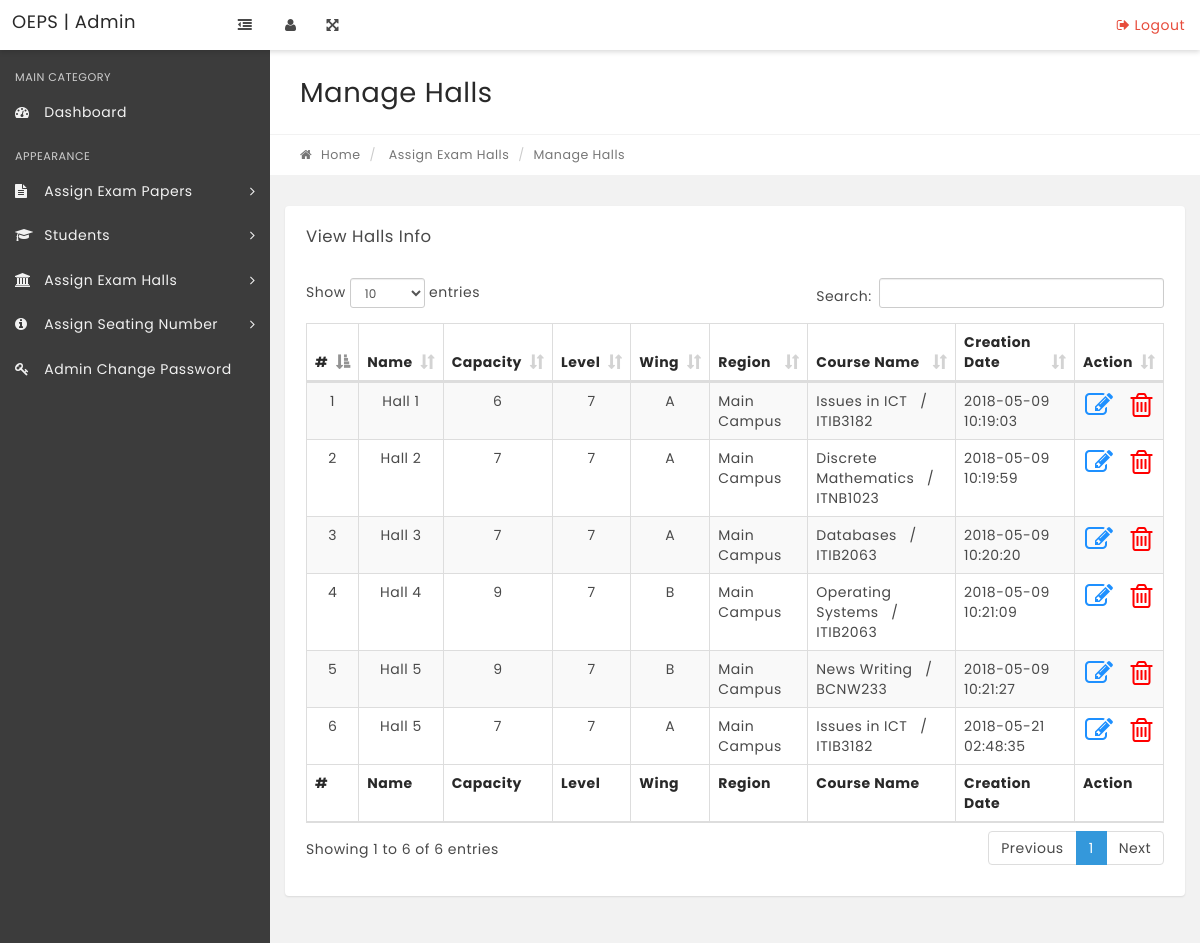
Page /OEPS/manage-halls.php on the committed database.
### tables this page shows
CREATE TABLE `examhall` (
  `HallId` int(11) NOT NULL,
  `HallName` varchar(255) NOT NULL,
  `HallCapacity` int(3) NOT NULL,
  `LevelNumber` int(2) NOT NULL,
  `Wing` varchar(5) NOT NULL,
  `Region` varchar(255) NOT NULL,
  `PaperId` int(11) NOT NULL,
  `StudentNumber` int(11) NOT NULL,
  `CreationDate` timestamp NOT NULL DEFAULT CURRENT_TIMESTAMP,
  `UpdationDate` timestamp NOT NULL DEFAULT '0000-00-00 00:00:00' ON UPDATE CURRENT_TIMESTAMP
);

CREATE TABLE `exampaper` (
  `Paper_id` int(11) NOT NULL,
  `Faculty` varchar(255) NOT NULL,
  `Programme` varchar(255) NOT NULL,
  `CourseName` varchar(100) NOT NULL,
  `CourseCode` varchar(100) NOT NULL,
  `Section` varchar(10) NOT NULL,
  `ExamDate` varchar(100) NOT NULL,
  `StartTime` varchar(100) NOT NULL,
  `EndTime` varchar(100) NOT NULL,
  `Creationdate` timestamp NOT NULL DEFAULT CURRENT_TIMESTAMP,
  `UpdationDate` timestamp NOT NULL DEFAULT '0000-00-00 00:00:00' ON UPDATE CURRENT_TIMESTAMP
);

### OEPS/manage-halls.php (the view, shortened to what this page needs)
<?php
include('includes/config.php');
if(strlen($_SESSION['alogin'])=="")
    {
    header("Location: index.php");
    }
    else{
?>
<!DOCTYPE html>
<html lang="en">
    <head>
        <link rel="stylesheet" href="css/bootstrap.min.css" media="screen" >
        <link rel="stylesheet" href="css/font-awesome.min.css" media="screen" >
        <link rel="stylesheet" href="css/animate-css/animate.min.css" media="screen" >
        <link rel="stylesheet" href="css/lobipanel/lobipanel.min.css" media="screen" >
        <link rel="stylesheet" href="css/prism/prism.css" media="screen" >
        <link rel="stylesheet" type="text/css" href="js/DataTables/datatables.min.css"/>
        <link rel="stylesheet" href="css/main.css" media="screen" >
    </head>
    <body class="top-navbar-fixed">
        <div class="main-wrapper">
   <?php include('includes/topbar.php');?>
            <div class="content-wrapper">
                <div class="content-container">
<?php include('includes/leftbar.php');?>
                    <div class="main-page">
                        <div class="container-fluid">
                            <div class="row page-title-div">
                                <div class="col-md-6">
                                    <h2 class="title">Manage Halls</h2>
                                </div>
                            </div>
                            <div class="row breadcrumb-div">
                                <div class="col-md-6">
                                    <ul class="breadcrumb">
            							<li><a href="dashboard.php"><i class="fa fa-home"></i> Home</a></li>
                                        <li> Assign Exam Halls</li>
            							<li class="active">Manage Halls</li>
            						</ul>
                                </div>
                            </div>
                        </div>
                        <section class="section">
                            <div class="container-fluid">
                                <div class="row">
                                    <div class="col-md-12">
                                        <div class="panel">
                                            <div class="panel-heading">
                                                <div class="panel-title">
                                                    <h5>View Halls Info</h5>
                                                </div>
                                            </div>
                                            <div class="panel-body p-20">
                                                <table id="example" class="display table table-striped table-bordered" cellspacing="0" width="100%">
                                                    <thead>
                                                        <tr>
                                                            <th>#</th>
                                                            <th>Name</th>
                                                            <th>Capacity</th>
                                                            <th>Level</th>
                                                            <th>Wing</th>
                                                            <th>Region</th>
                                                            <th>Course Name</th>
                                                            <th>Creation Date</th>
                                                            <th>Action</th>
                                                        </tr>
                                                    </thead>
                                                    <tfoot>
                                                        <tr>
                                                          <th>#</th>
                                                            <th>Name</th>
                                                            <th>Capacity</th>
                                                            <th>Level</th>
                                                            <th>Wing</th>
                                                            <th>Region</th>
                                                            <th>Course Name</th>
                                                            <th>Creation Date</th>
                                                            <th>Action</th>
                                                        </tr>
                                                    </tfoot>
                                                    <tbody>
<?php $sql = "SELECT examhall.HallName,examhall.HallCapacity,examhall.LevelNumber,examhall.Wing,examhall.Region,examhall.CreationDate,examhall.HallId,exampaper.CourseName,exampaper.CourseCode from examhall join exampaper on exampaper.Paper_id=examhall.PaperId";
$query = $dbh->prepare($sql);
$query->execute();
$results=$query->fetchAll(PDO::FETCH_OBJ);
$cnt=1;
if($query->rowCount() > 0)
{
foreach($results as $result)
{   ?>
<tr>
 <td align="center"><?php echo htmlentities($cnt);?></td>
                                                            <td align="center"><?php echo htmlentities($result->HallName);?></td>
                                                            <td align="center"><?php echo htmlentities($result->HallCapacity);?></td>
                                                            <td align="center"><?php echo htmlentities($result->LevelNumber);?></td>
                                                            <td align="center"><?php echo htmlentities($result->Wing);?></td>
                                                            <td><?php echo htmlentities($result->Region);?></td>
                                                            <td><?php echo htmlentities
                                                            ($result->CourseName);?> &nbsp; / <?php echo htmlentities($result->CourseCode); ?></td>
                                                            <td><?php echo htmlentities($result->CreationDate);?></td>
<td align="center">
<a href="edit-hall.php?hallid=<?php echo htmlentities($result->HallId);?>"><i class="fa fa-edit fa-2x" title="Edit Record" style="color:DodgerBlue ;" ></i> </a> &nbsp;&nbsp;
<a href="manage-halls.php?del=<?php echo $result->HallId; ?>"><i class="fa fa-trash-o fa-2x" title= "Delete row" style="color:red;" onClick="return confirm('Do you really want to delete the Hall from the Exam Halls?');"> </i> </a>
</td>
</tr>
<?php $cnt=$cnt+1;}} ?>
                                                    </tbody>
                                                </table>
                                            </div>
                                        </div>
                                    </div>
                                                </div>
                                            </div>
                                        </div>
                                    </div>
                                </div>
                            </div>
    </body>
</html>
<?php } ?>

### rows in the picture
examhall: HallName "Hall 1", HallCapacity "6", LevelNumber "7", Wing "A", Region "Main Campus", exampaper.CourseName "Issues in ICT", exampaper.CourseCode "ITIB3182", CreationDate "2018-05-09 10:19:03"
examhall: HallName "Hall 2", HallCapacity "7", LevelNumber "7", Wing "A", Region "Main Campus", exampaper.CourseName "Discrete Mathematics", exampaper.CourseCode "ITNB1023", CreationDate "2018-05-09 10:19:59"
examhall: HallName "Hall 3", HallCapacity "7", LevelNumber "7", Wing "A", Region "Main Campus", exampaper.CourseName "Databases", exampaper.CourseCode "ITIB2063", CreationDate "2018-05-09 10:20:20"
examhall: HallName "Hall 4", HallCapacity "9", LevelNumber "7", Wing "B", Region "Main Campus", exampaper.CourseName "Operating Systems", exampaper.CourseCode "ITIB2063", CreationDate "2018-05-09 10:21:09"
examhall: HallName "Hall 5", HallCapacity "9", LevelNumber "7", Wing "B", Region "Main Campus", exampaper.CourseName "News Writing", exampaper.CourseCode "BCNW233", CreationDate "2018-05-09 10:21:27"
examhall: HallName "Hall 5", HallCapacity "7", LevelNumber "7", Wing "A", Region "Main Campus", exampaper.CourseName "Issues in ICT", exampaper.CourseCode "ITIB3182", CreationDate "2018-05-21 02:48:35"
